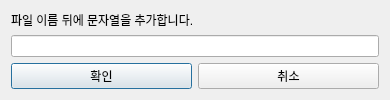
<?xml version="1.0" encoding="UTF-8"?>
<ui version="4.0">
 <class>Dialog</class>
 <widget class="QDialog" name="Dialog">
  <property name="geometry">
   <rect>
    <x>0</x>
    <y>0</y>
    <width>390</width>
    <height>100</height>
   </rect>
  </property>
  <property name="windowTitle">
   <string>Dialog</string>
  </property>
  <layout class="QGridLayout" name="gridLayout">
   <item row="0" column="0" colspan="2">
    <widget class="QLabel" name="label">
     <property name="text">
      <string>파일 이름 뒤에 문자열을 추가합니다.</string>
     </property>
    </widget>
   </item>
   <item row="1" column="0" colspan="2">
    <widget class="QLineEdit" name="LE_str"/>
   </item>
   <item row="2" column="0">
    <widget class="QPushButton" name="BTN_confirm">
     <property name="text">
      <string>확인</string>
     </property>
    </widget>
   </item>
   <item row="2" column="1">
    <widget class="QPushButton" name="BTN_cancel">
     <property name="text">
      <string>취소</string>
     </property>
    </widget>
   </item>
  </layout>
 </widget>
 <resources/>
 <connections/>
</ui>
